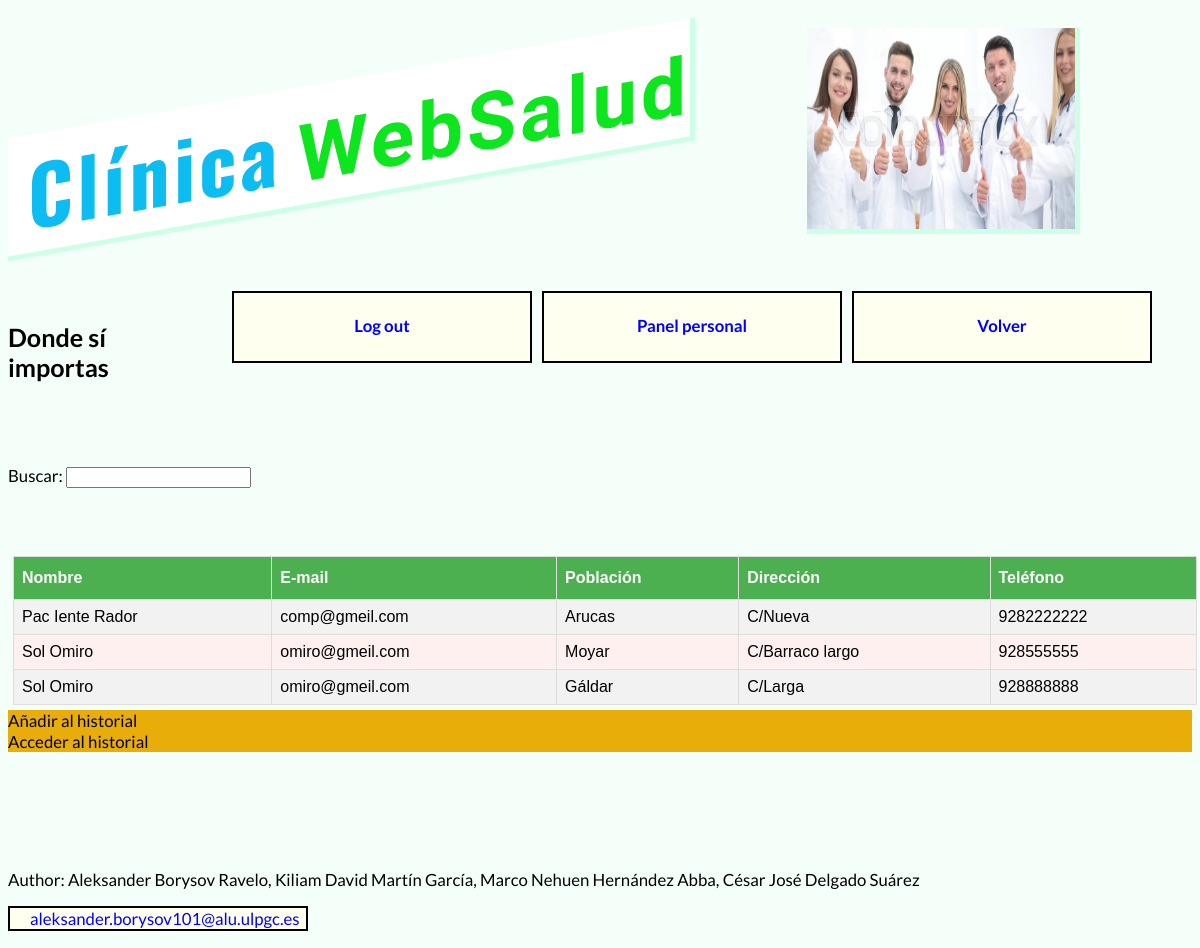
/panelUsuario/listaPacientes.php (signed in), run on the app's committed database.
### tables this page shows
CREATE TABLE usuarios (
    id INTEGER PRIMARY KEY,
    cuenta NVARCHAR(20) NOT NULL,
    clave NVARCHAR(32) NOT NULL,
    nombre NVARCHAR(200) DEFAULT '',
    tipo INTEGER DEFAULT 2,
    email NVARCHAR(200) DEFAULT '',
    poblacion NVARCHAR(200) DEFAULT '',
    direccion NVARCHAR(200) DEFAULT '',
    telefono NVARCHAR(200) DEFAULT ''
);

### business.class.php (called while the page is built, shortened)
<?php
include_once 'data_access.class.php';
class User
{
    public static function getLoggedUser()
    {
        return $_SESSION['user'];
    }
}

### panelUsuario/listaPacientes.php (the view, shortened to what this page needs)
<?php
include_once '../presentation.class.php';
include_once '../business.class.php';
if (user::getLoggedUser()['tipo'] != 2) {
    echo 'No eres un especialista';
} else {
    echo "<div class=main>";
?>
<html>
  <br><br><label for="searchBar"> Buscar: </label>
  <input type="text" id="searchBar"><br><br><br><br>
</html>
<html>
  <div id = "response">
      <?php
      $id = User::getLoggedUser()['id'];
      $data = DB::getPacientesEspecialista($id);
      $data->setFetchMode(PDO::FETCH_NAMED);
      DB::usuarioFromDataToTable($data);
      ?>
  </div>
</html>
<?php
    echo "<label class='collapse' for='_1'>Añadir al historial</label>
              <input id='_1' type='checkbox'>";
    echo "<label class='collapse' for='_2'>Acceder al historial</label>
              <input id='_2' type='checkbox'>";
}
?>

### data_access.class.php (shortened to what this page needs)
<?php
class DB
{
    private static $connection = null;
    public static function get()
    {
        if (self::$connection === null) {
            self::$connection = new PDO('sqlite:' . __DIR__ . '/datos.db');
            self::$connection->exec('PRAGMA foreign_keys = ON;');
            self::$connection->exec('PRAGMA encoding="UTF-8";');
            self::$connection->setAttribute(PDO::ATTR_ERRMODE, PDO::ERRMODE_EXCEPTION);
        }
        return self::$connection;
    }
    public static function execute_sql($sql, $parms = null)
    {
        try {
            $db = self::get();
            $ints = $db->prepare($sql);
            if ($ints->execute($parms)) {
                return $ints;
            }
        } catch (PDOException $e) {
            echo '<h3>Error al entrar a la DB: ' . $e->getMessage() . '</h3>';
        }
        return false;
    }
    public static function usuarioFromDataToTable($data)
    {
        echo "<table id='especialidades'>
            <tr>
                <th>Nombre</th>
                <th>E-mail</th>
                <th>Población</th>
                <th>Dirección</th>
                <th>Teléfono</th>
            </tr>";
        foreach ($data as $row) {
            echo '<tr>
                    <td>' . $row["nombre"] . '</td>
                    <td>' . $row["email"] . '</td>
                    <td>' . $row["poblacion"] . '</td>
                    <td>' . $row["direccion"] . '</td>
                    <td>' . $row["telefono"] . '</td>
                  </tr>';
        }
        echo "</table></div>";
    }
    public static function getPacientesEspecialista($id)
    {
        $data = DB::execute_sql("SELECT nombre, email, poblacion, direccion, telefono, cuenta
                                FROM usuarios INNER JOIN pacientesespecialistas ON pacientesespecialistas.idpaciente = usuarios.id
                                WHERE tipo = 4 and idespecialista=?", array($id));
        $data->setFetchMode(PDO::FETCH_NAMED);
        return $data;
    }
}

### estilos.css (style rules this page uses)
body { display: grid; grid-template-rows: auto 1fr auto; background: #F5FFFA; display: block; font-family: Lato; font-size: 105%; }
#especialidades { background: #fff0f0; flex: 1 1 150px; margin: 5px; }
#especialidades { font-family: Arial, Helvetica, sans-serif; border-collapse: collapse; width: 100%; }
#especialidades td, #especialidades th { border: 1px solid #ddd; padding: 8px; }
#especialidades tr:nth-child(even) { background-color: #f2f2f2; }
#especialidades th { padding-top: 12px; padding-bottom: 12px; text-align: left; background-color: #4CAF50; color: white; }
.collapse { cursor: pointer; display: block; background: #e9ad0a; }

### estiloImpresora.css (style rules this page uses)
body { display: grid; grid-template-rows: auto 1fr auto; display: block; font-family: Lato; font-size: 105%; }
#especialidades { flex: 1 1 150px; margin: 5px; }
#especialidades { font-family: Arial, Helvetica, sans-serif; border-collapse: collapse; width: 100%; }
#especialidades td, #especialidades th { padding: 8px; }
#especialidades th { padding-top: 12px; padding-bottom: 12px; text-align: left; }
.collapse { cursor: pointer; display: block; }

### data on the page
usuarios: nombre "Pac Iente Rador", email "comp@gmeil.com", poblacion "Arucas", direccion "C/Nueva", telefono "9282222222"
usuarios: nombre "Sol Omiro", email "omiro@gmeil.com", poblacion "Moyar", direccion "C/Barraco largo", telefono "928555555"
usuarios: nombre "Sol Omiro", email "omiro@gmeil.com", poblacion "Gáldar", direccion "C/Larga", telefono "928888888"
